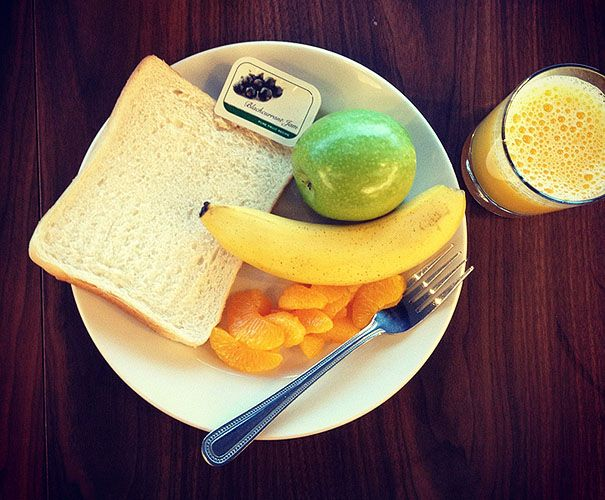
#> input picture app/statics/assets/images/gallery/image-1.jpg, 605 x 500 px
$ python -i augmentations.py   (imports and definitions only)
#> lines starting #> are read from the running program, lines starting #| are printed output that depends on the picture
#> further down, picture is the input picture: shape (500, 605, 3); mean B, G, R 85.5, 103.9, 126.4
import math
import random

import cv2
import numpy as np

from utils.general import LOGGER, check_version, colorstr, resample_segments, segment2box
from utils.metrics import bbox_ioa


class Albumentations:
    # YOLOv5 Albumentations class (optional, only used if package is installed)
    # [27 lines left out: functions __init__, __call__, not called in this run]


def augment_hsv(im, hgain=0.5, sgain=0.5, vgain=0.5):
    # HSV color-space augmentation
#> called with hgain = 0.5, sgain = 0.5, vgain = 0.5
    if hgain or sgain or vgain:
        r = np.random.uniform(-1, 1, 3) * [hgain, sgain, vgain] + 1  # random gains
        hue, sat, val = cv2.split(cv2.cvtColor(im, cv2.COLOR_BGR2HSV))
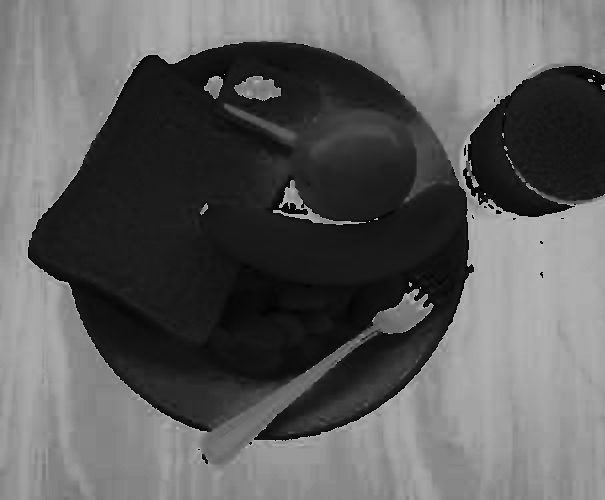
#> hue: shape (500, 605); min 0, max 179, mean 94.1
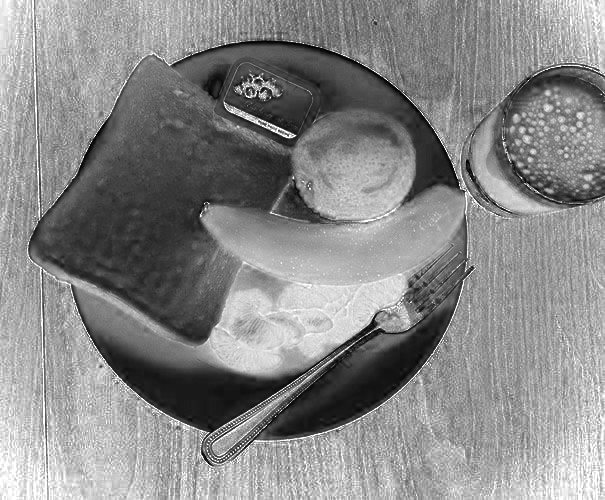
#> sat: shape (500, 605); min 0, max 255, mean 136.2
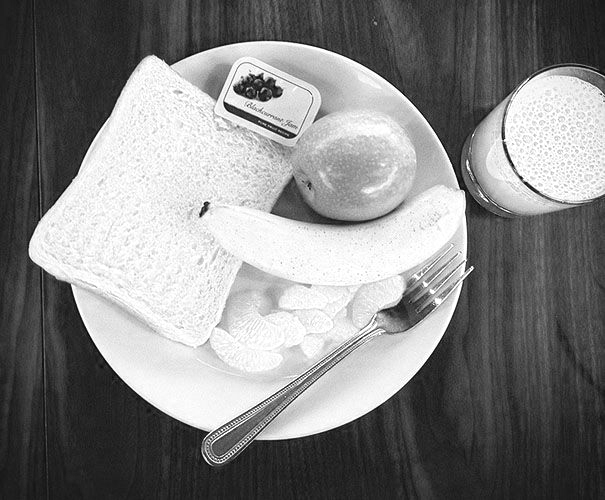
#> val: shape (500, 605); min 1, max 255, mean 131.6
        dtype = im.dtype  # uint8

        x = np.arange(0, 256, dtype=r.dtype)
        lut_hue = ((x * r[0]) % 180).astype(dtype)
        lut_sat = np.clip(x * r[1], 0, 255).astype(dtype)
#> lut_sat = 256 values from 0 to 255
        lut_val = np.clip(x * r[2], 0, 255).astype(dtype)
#> lut_val = 256 values from 0 to 255

        im_hsv = cv2.merge((cv2.LUT(hue, lut_hue), cv2.LUT(sat, lut_sat), cv2.LUT(val, lut_val)))
#> im_hsv: shape (500, 605, 3); mean H, S, V 90.1, 163.4, 141
        cv2.cvtColor(im_hsv, cv2.COLOR_HSV2BGR, dst=im)  # no return needed
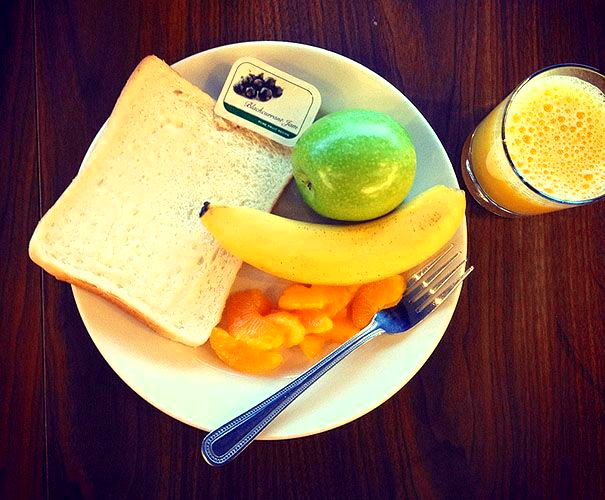
#> im: shape (500, 605, 3); mean B, G, R 77.4, 105.5, 135


# [215 lines left out: functions hist_equalize, replicate, letterbox, random_perspective, copy_paste, cutout and 2 more, not called in this run]

>>> import cv2
>>> picture = cv2.imread('../../statics/assets/images/gallery/image-1.jpg')
>>> result = augment_hsv(picture)

$ run again, on app/statics/assets/images/gallery/image-2.jpg
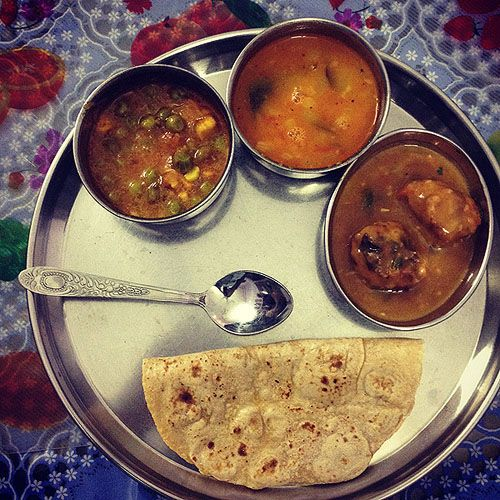
#> input picture app/statics/assets/images/gallery/image-2.jpg, 500 x 500 px
#> picture is the input picture: shape (500, 500, 3); mean B, G, R 91.2, 104.1, 130.5
#> in augment_hsv, `hue, sat, val = cv2.split(cv2.cvtColor(im, cv2.COLOR_BGR2HSV))`:
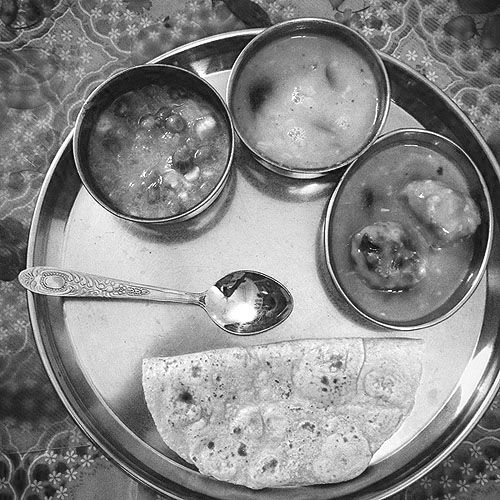
#> val: shape (500, 500); min 1, max 255, mean 136.2
#> im_hsv: shape (500, 500, 3); mean H, S, V 59.9, 135.1, 149.3
#> in augment_hsv, `cv2.cvtColor(im_hsv, cv2.COLOR_HSV2BGR, dst=im)`:
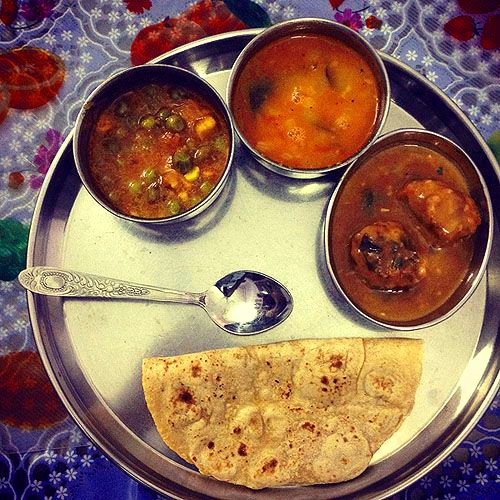
#> im: shape (500, 500, 3); mean B, G, R 87.5, 107.1, 143

$ run again, on app/statics/assets/images/gallery/image-3.jpg
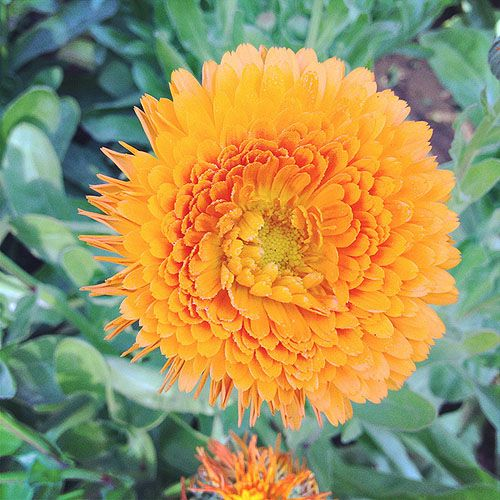
#> input picture app/statics/assets/images/gallery/image-3.jpg, 500 x 500 px
#> picture is the input picture: shape (500, 500, 3); mean B, G, R 93.8, 145.4, 159.1
#> in augment_hsv, `hue, sat, val = cv2.split(cv2.cvtColor(im, cv2.COLOR_BGR2HSV))`:
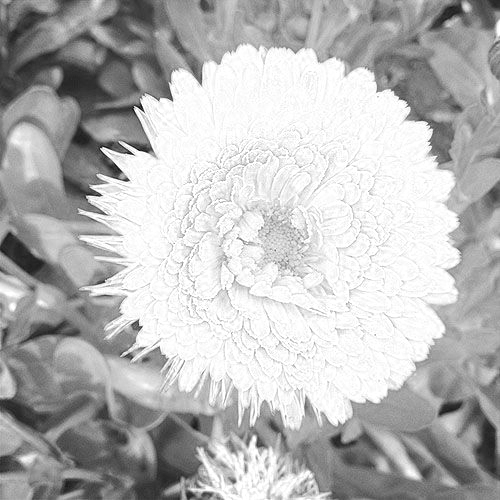
#> val: shape (500, 500); min 2, max 255, mean 183.6
#> im_hsv: shape (500, 500, 3); mean H, S, V 54.3, 159, 195.1
#> in augment_hsv, `cv2.cvtColor(im_hsv, cv2.COLOR_HSV2BGR, dst=im)`:
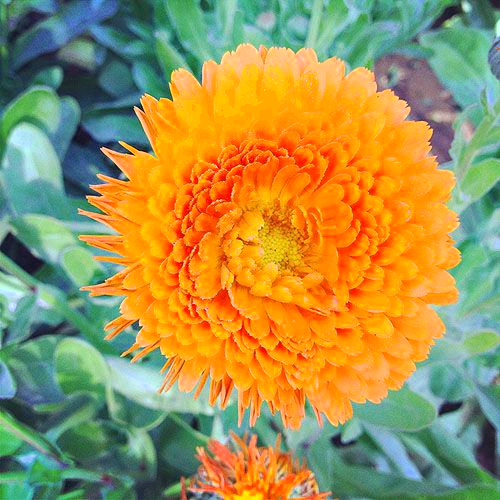
#> im: shape (500, 500, 3); mean B, G, R 85, 146.5, 162.1

$ run again, on app/statics/assets/images/gallery/image-4.jpg
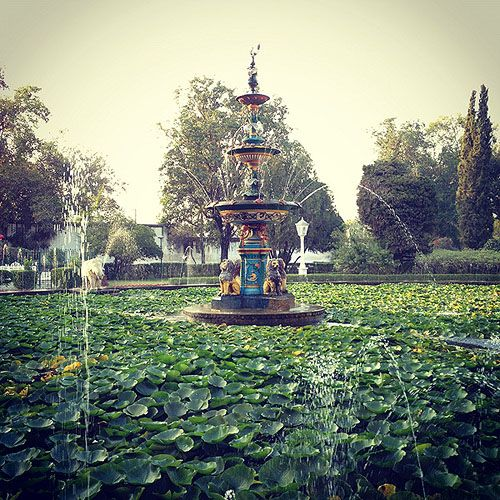
#> input picture app/statics/assets/images/gallery/image-4.jpg, 500 x 500 px
#> picture is the input picture: shape (500, 500, 3); mean B, G, R 122.6, 137.9, 129.3
#> in augment_hsv, `hue, sat, val = cv2.split(cv2.cvtColor(im, cv2.COLOR_BGR2HSV))`:
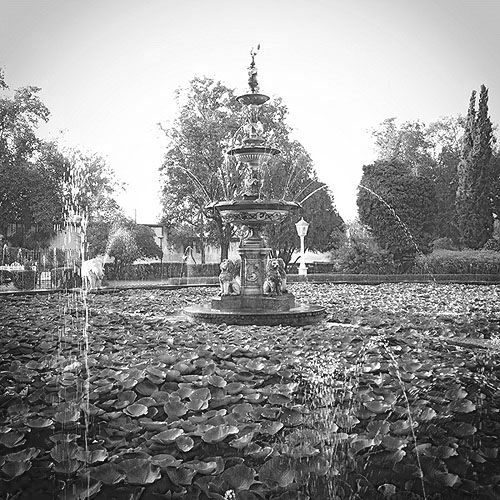
#> val: shape (500, 500); min 1, max 255, mean 143.8
#> im_hsv: shape (500, 500, 3); mean H, S, V 65, 90.1, 154.3
#> in augment_hsv, `cv2.cvtColor(im_hsv, cv2.COLOR_HSV2BGR, dst=im)`:
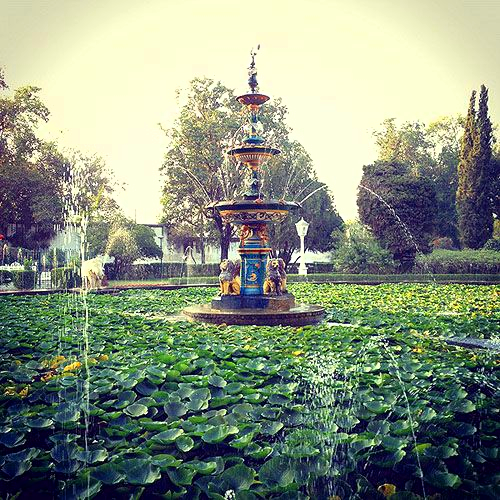
#> im: shape (500, 500, 3); mean B, G, R 127, 145.6, 134.7
